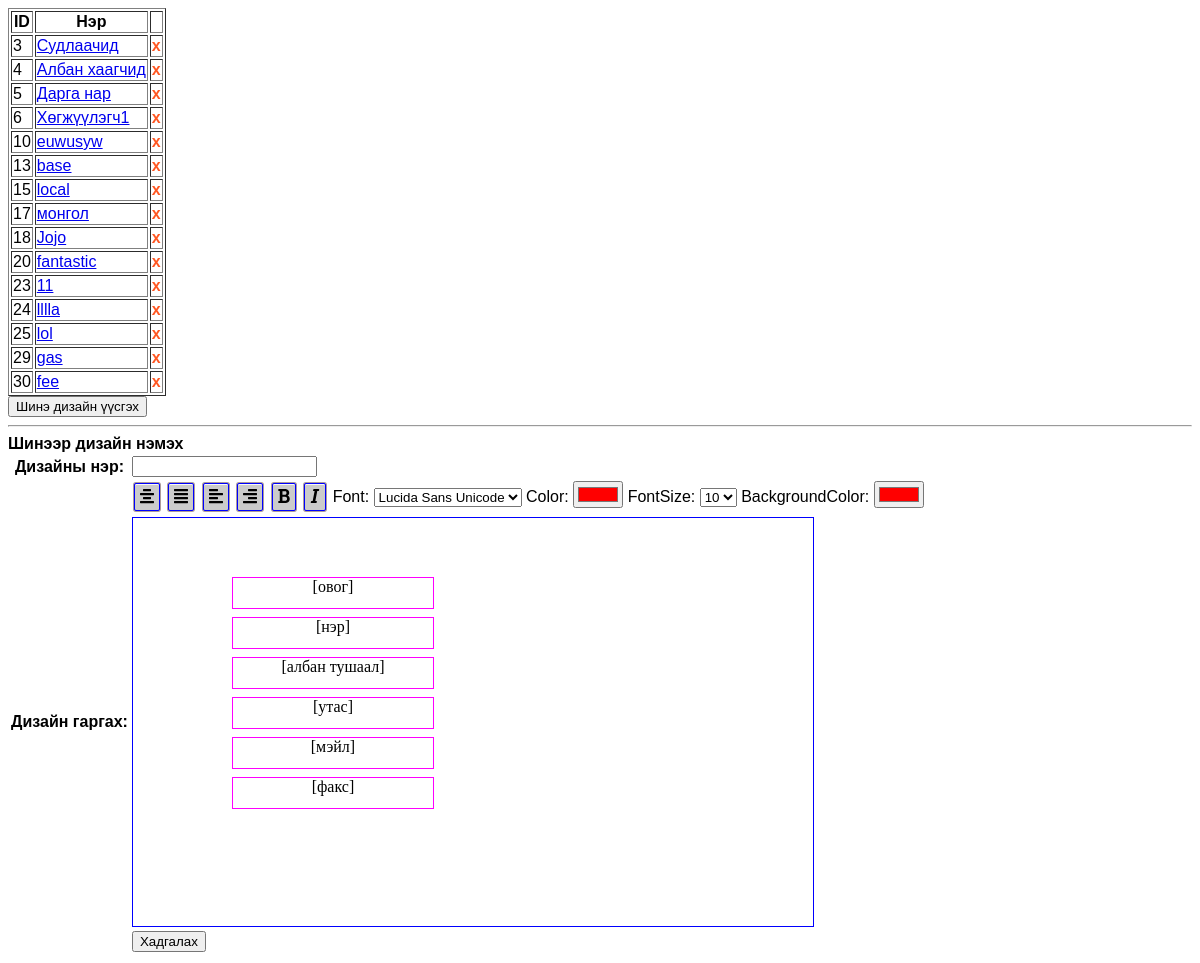
The app's page /, older data.
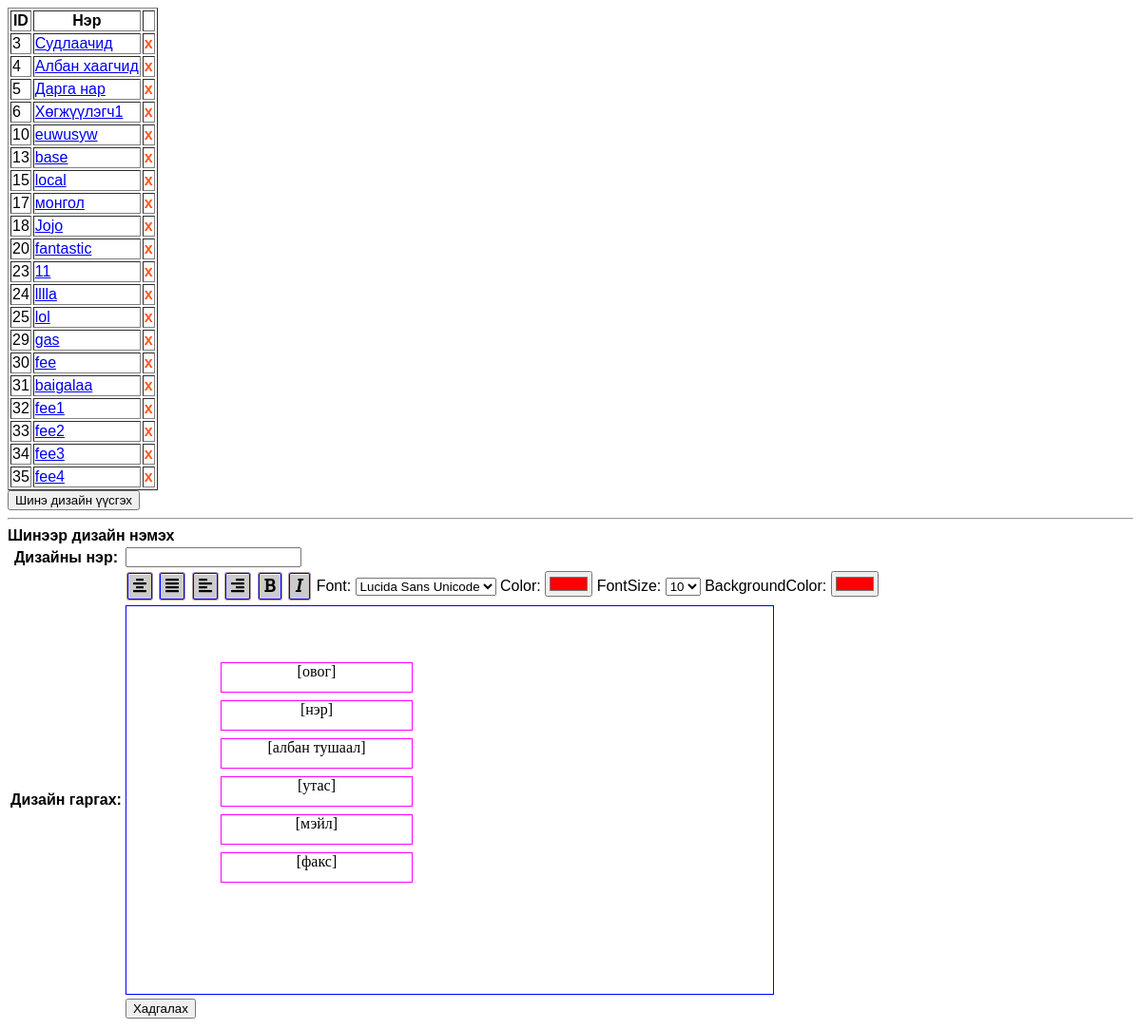
The same page, newer data.
### design/models.py (models this page shows)
class Design(models.Model):
    name=models.CharField(max_length=250)
    lastname_attrs = models.CharField(max_length=250)
    firstname_attrs = models.CharField(max_length=250, null=True)
    phone_attrs = models.CharField(max_length=250, null=True)
    email_attrs = models.CharField(max_length=250, null=True)
    fax_attrs = models.CharField(max_length=250, null=True)
    position_attrs = models.CharField(max_length=250, null=True)

### design/views.py (the view, shortened to what this page needs)
# urls.py: path('', design.views.manageDesign, name='add-design'),
def manageDesign(request, edit_id = None):
    designs = Design.objects.all()
    ctx = {
        'errors':{},
        'designList':designs,
    }
    try:
        design = Design.objects.get(pk = edit_id)
    except Design.DoesNotExist:
        pass
    return render(request,'design/design.html' ,ctx)

### design/templates/design/design.html (shortened to what this page needs)
<!doctype html>
<html>
<head>
    <link rel = "stylesheet" type = "text/css" href = "/static/design.css">
</head>
<body>
  <table border = "1">
       <thead>
          <tr>
              <th> ID </th>
              <th> Нэр </th>
              <th> </th>
          </tr>
     </thead>
     <tbody>
         {% for design in designList %}
         <tr>
             <td> {{design.id}} </td>
             <td> <a href="{% url 'edit-design' design.id %}">{{design.name}} </a></td>
             <td class="deleteDesing" onclick="deleteDesign({{design.id}})"> x </td>
         </tr>
        {% endfor %}
    </tbody>
    </table>
    <form method = "POST">
        <input type="button" value="Шинэ дизайн үүсгэх" onclick="newUser()">
    <hr>
   {% if id %}
        <b id="edit-user">Дизайн засах</b>
        <b id="add-user" style="display: none;">Шинээр дизайн нэмэх</b>
   {% else %}
        <b id="add-user">Шинээр дизайн нэмэх</b>
   {% endif %}
        <table>
        <tbody>
            <tr>
                <th>Дизайны нэр:</th>
                <td>
                    <input type = "text" name = "addName" value = "{{name}}"/>
            </tr>
            <tr>
              <td> </td>
                  <td>
                <div class="toolbars" id="center" onclick = "toolbarActive(this, 'center')">
                  <i class="fas fa-align-center"></i>
                </div>
                <div class="toolbars" id="justify" onclick = "toolbarActive(this, 'justify')">
                  <i class="fas fa-align-justify"></i>
                </div>
                <div class="toolbars" id="left" onclick = "toolbarActive(this, 'left')">
                  <i class="fas fa-align-left"></i>
                </div>
                <div class="toolbars" id="right" onclick = "toolbarActive(this, 'right')">
                  <i class="fas fa-align-right"></i>
                </div>
                <div class="toolbar" id="bold" value = "bold" onclick = "boldAndItalic(this, 'bold')">
                  <i class="fas fa-bold"></i>
                </div>
                <div class="toolbar" id="italic" onclick = "boldAndItalic(this, 'italic')">
                  <i class="fas fa-italic"></i>
                </div>
                    <label>Font:</label>
                                <select name = "font" id = "font" onchange="changeField(this)">
                                    <option value = "Lucida Sans Unicode">Lucida Sans Unicode</option>
                                </select>
                       <label>Color:</label>
                       <input type = "color" id = "color" value = "#ff0000" onchange="changeField(this)">
                       <label> FontSize: </label> <select name = "fontSize" id = "fontSize" onchange="changeField(this)">
                                    <option value = "10px">10</option>
                                </select>
                                <label>BackgroundColor:</label> <input type = "color" id = "backgroundColor" value = "#ff0000" onchange="changeField(this)" >
              </td>
            </tr>
            <tr>
                <th>Дизайн гаргах:</th>
                <td>
                    <div class = "namecard">
                        <div class = "textfield" input_id = "lastname_attrs" style = "top: 60px; left: 100px; " onclick = "currentElement(this)">[овог]</div>
                        <div class ="textfield" input_id = "firstname_attrs" style = "top: 100px; left: 100px;" onclick = "currentElement(this)">[нэр]</div>
                        <div class ="textfield" input_id = "position_attrs" style = "top: 140px; left: 100px;" onclick = "currentElement(this)">[албан тушаал]</div>
                        <div class ="textfield" input_id = "phone_attrs" style = "top: 180px; left: 100px;" onclick = "currentElement(this)">[утас]</div>
                        <div class ="textfield" input_id = "email_attrs" style = "top: 220px; left: 100px;" onclick = "currentElement(this)">[мэйл]</div>
                        <div class = "textfield" input_id = "fax_attrs" style = "top: 260px; left: 100px;" onclick = "currentElement(this)">[факс]</div>
                    </div>
                </td>
            </tr>
            <tr>
              <td> </td>
              <td><input type = "submit" value = "Хадгалах"></td>
            </tr>
        </tbody>
        </table>
    </form>
</body>
</html>

### static/design.css (style rules this page uses)
body { font-family: '"Lucida Sans Unicode", "Lucida Grande", sans-serif', sans-serif; }
input { font-family: 'Fira Sans Condensed', sans-serif; }
.toolbars { display: inline-block; border: 1px solid blue; border-radius: 2px; background-color: #cbcbcb; box-shadow: inset 0 1px 0 0px rgba(255,255,255,.85), 0 0 0 1px #aB9c9c; padding: 4px 5px; margin: 2px 2px 2px 2px; }
.toolbar { display: inline-block; border: 1px solid blue; border-radius: 2px; background-color: #cbcbcb; box-shadow: inset 0 1px 0 0px rgba(255,255,255,.85), 0 0 0 1px #aB9c9c; padding: 4px 5px; margin: 2px 2px 2px 2px; }
.namecard { border: 1px solid blue; width: 18cm; height: 10.8cm; position: relative; }
.namecard .textfield { box-shadow: 0 0 0 1px #ff00ff; text-align: center; width: 200px; height: 30px; position: absolute; font-family: "Times New Roman", Times, serif; font-size: 16px; background-color: #ffffff; }
tbody td.deleteDesing { font-weight: bold; color: #Ff5722; cursor: pointer; }

Row changes from the older to the newer data that the page shows:
added Design: id "31", name "baigalaa"
added Design: id "32", name "fee1"
added Design: id "33", name "fee2"
added Design: id "34", name "fee3"
added Design: id "35", name "fee4"
